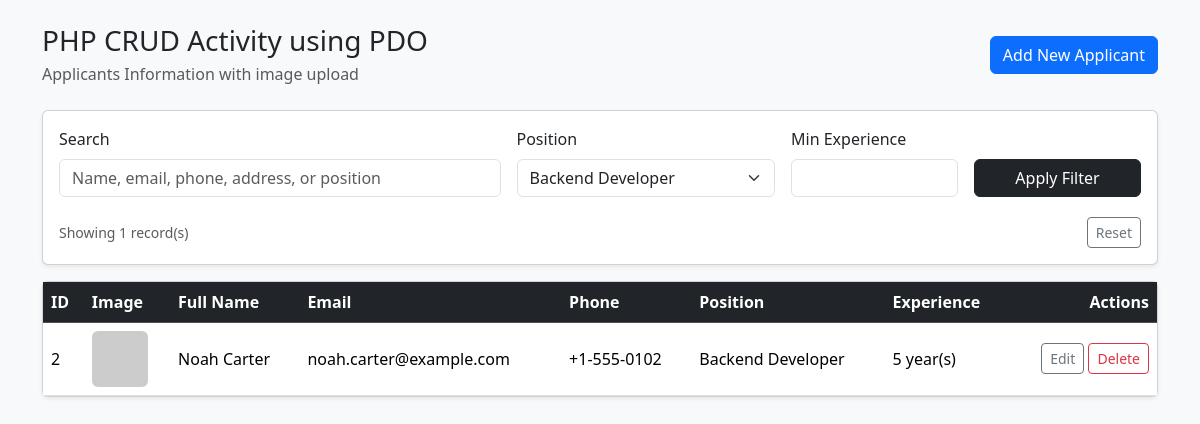
/index.php?position=Backend Developer, run on the app's committed database.
### tables this page shows
CREATE TABLE IF NOT EXISTS applicants (
    id BIGINT UNSIGNED NOT NULL AUTO_INCREMENT PRIMARY KEY,
    full_name VARCHAR(120) NOT NULL,
    email VARCHAR(150) NOT NULL,
    phone VARCHAR(30) NOT NULL,
    address VARCHAR(255) NOT NULL,
    position_applied VARCHAR(120) NOT NULL,
    years_experience INT UNSIGNED NOT NULL,
    image_path VARCHAR(255) NOT NULL,
    created_at TIMESTAMP NOT NULL DEFAULT CURRENT_TIMESTAMP,
    updated_at TIMESTAMP NOT NULL DEFAULT CURRENT_TIMESTAMP ON UPDATE CURRENT_TIMESTAMP
);

### functions.php (called while the page is built, shortened)
<?php
function e(string $value): string
{
    return htmlspecialchars($value, ENT_QUOTES, 'UTF-8');
}

### index.php (the view, shortened to what this page needs)
<?php
require __DIR__ . '/functions.php';
$pdo = getPdo();
$search = trim((string) ($_GET['search'] ?? ''));
$position = trim((string) ($_GET['position'] ?? ''));
$minExperience = trim((string) ($_GET['min_experience'] ?? ''));
$whereClauses = [];
$params = [];
if ($position !== '') {
    $whereClauses[] = 'position_applied = :position';
    $params[':position'] = $position;
}
$sql = 'SELECT * FROM applicants';
if ($whereClauses) {
    $sql .= ' WHERE ' . implode(' AND ', $whereClauses);
}
$sql .= ' ORDER BY id DESC';
$stmt = $pdo->prepare($sql);
$stmt->execute($params);
$applicants = $stmt->fetchAll();
$positionsStmt = $pdo->query('SELECT DISTINCT position_applied FROM applicants ORDER BY position_applied ASC');
$positions = $positionsStmt->fetchAll(PDO::FETCH_COLUMN);
?>
<!doctype html>
<html lang="en">
<head>
    <link href="https://cdn.jsdelivr.net/npm/bootstrap@5.3.3/dist/css/bootstrap.min.css" rel="stylesheet">
</head>
<body class="bg-light">
<div class="container py-4">
    <div class="d-flex flex-column flex-md-row align-items-md-center justify-content-md-between gap-3 mb-4">
        <div>
            <h1 class="h3 mb-1">PHP CRUD Activity using PDO</h1>
            <p class="text-muted mb-0">Applicants Information with image upload</p>
        </div>
        <a href="create.php" class="btn btn-primary">Add New Applicant</a>
    </div>
    <div class="card shadow-sm mb-3">
        <div class="card-body">
            <form method="get" class="row g-3 align-items-end">
                <div class="col-lg-5">
                    <label class="form-label">Search</label>
                    <input
                        type="text"
                        name="search"
                        class="form-control"
                        placeholder="Name, email, phone, address, or position"
                        value="<?= e($search) ?>"
                    >
                </div>
                <div class="col-lg-3">
                    <label class="form-label">Position</label>
                    <select name="position" class="form-select">
                        <?php foreach ($positions as $positionOption): ?>
                            <option value="<?= e((string) $positionOption) ?>" <?= $position === (string) $positionOption ? 'selected' : '' ?>>
                                <?= e((string) $positionOption) ?>
                            </option>
                        <?php endforeach; ?>
                    </select>
                </div>
                <div class="col-lg-2">
                    <label class="form-label">Min Experience</label>
                    <input type="number" min="0" name="min_experience" class="form-control" value="<?= e($minExperience) ?>">
                </div>
                <div class="col-lg-2 d-grid">
                    <button type="submit" class="btn btn-dark">Apply Filter</button>
                </div>
                <div class="col-12 d-flex justify-content-between align-items-center pt-1">
                    <small class="text-muted">Showing <?= count($applicants) ?> record(s)</small>
                    <a href="index.php" class="btn btn-sm btn-outline-secondary">Reset</a>
                </div>
            </form>
        </div>
    </div>
    <div class="card shadow-sm">
        <div class="card-body p-0">
            <div class="table-responsive">
                <table class="table table-hover mb-0 align-middle">
                    <thead class="table-dark">
                    <tr>
                        <th>ID</th>
                        <th>Image</th>
                        <th>Full Name</th>
                        <th>Email</th>
                        <th>Phone</th>
                        <th>Position</th>
                        <th>Experience</th>
                        <th class="text-end">Actions</th>
                    </tr>
                    </thead>
                    <tbody>
                    <?php if (!$applicants): ?>
                        <tr>
                            <td colspan="8" class="text-center py-4 text-muted">No records yet.</td>
                        </tr>
                    <?php else: ?>
                        <?php foreach ($applicants as $applicant): ?>
                            <tr>
                                <td><?= (int) $applicant['id'] ?></td>
                                <td>
                                    <img src="<?= e($applicant['image_path']) ?>" alt="Applicant Image" class="rounded" style="width:56px;height:56px;object-fit:cover;">
                                </td>
                                <td><?= e($applicant['full_name']) ?></td>
                                <td><?= e($applicant['email']) ?></td>
                                <td><?= e($applicant['phone']) ?></td>
                                <td><?= e($applicant['position_applied']) ?></td>
                                <td><?= (int) $applicant['years_experience'] ?> year(s)</td>
                                <td class="text-end">
                                    <a href="edit.php?id=<?= (int) $applicant['id'] ?>" class="btn btn-sm btn-outline-secondary">Edit</a>
                                    <form action="delete.php" method="post" class="d-inline" onsubmit="return confirm('Delete this record?');">
                                        <button type="submit" class="btn btn-sm btn-outline-danger">Delete</button>
                                    </form>
                                </td>
                            </tr>
                        <?php endforeach; ?>
                    <?php endif; ?>
                    </tbody>
                </table>
            </div>
        </div>
    </div>
</div>
</body>
</html>

### data on the page
applicants: id "2", full_name "Noah Carter", email "noah.carter@example.com", phone "+1-555-0102", position_applied "Backend Developer", years_experience "5"

### other printed values
count($applicants) "1"
form field position "Backend Developer"
